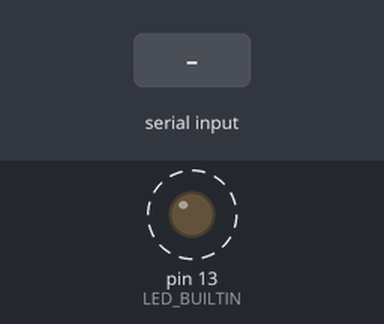
The program below on a simulated Arduino Pro Mini, built with avr-gcc and run on an emulated ATmega328P. Parts: output pins drawn as LEDs (lit = HIGH). Dashed ring = blinking. The inputs (shaded band) are chosen by the test bench. What the program prints to the serial monitor is not drawn.

Above: at 2.1 s.
2.2 s: "+" received over Serial
5.2 s: "-" received over Serial
Timing chart, 0 to 14.2 s (numbered marks = the images above; inputs shaded):
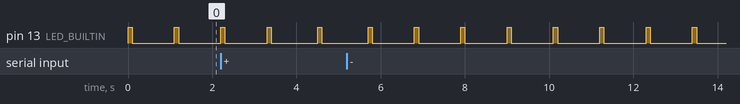

Measured:
- by itself, pin 13 (LED_BUILTIN): alternates HIGH for 0.10 s and LOW for 1.0 s

The program:

main.cpp
```cpp
/*
 * Blink
 * Turns on an LED on for one second,
 * then off for one second, repeatedly.
 */

#include <Arduino.h>

void setup()
{
  Serial.begin(9600);
  // initialize LED digital pin as an output.
  pinMode(LED_BUILTIN, OUTPUT);
}

void loop()
{
  char incomingByte;
  static int delayms = 100;
  static int delaymsoff = 1000;

  // turn the LED on (HIGH is the voltage level)
  digitalWrite(LED_BUILTIN, HIGH);
  Serial.println("LED ON");
  // wait for a second
  delay(delayms);
  // turn the LED off by making the voltage LOW
  digitalWrite(LED_BUILTIN, LOW);
  Serial.println("LED OFF");
   // wait for a second
  delay(delaymsoff);

  if(Serial.available()>0)
  {
    incomingByte = Serial.read();

    Serial.print("IN:");
    Serial.println(incomingByte);

    if(incomingByte == '+'){
      Serial.println("going up");
      delaymsoff += 100;
    }
    if(incomingByte == '-'){
      Serial.println("going down");
      delaymsoff -= 100;
    }
    Serial.println(delaymsoff);
  }
}
```
